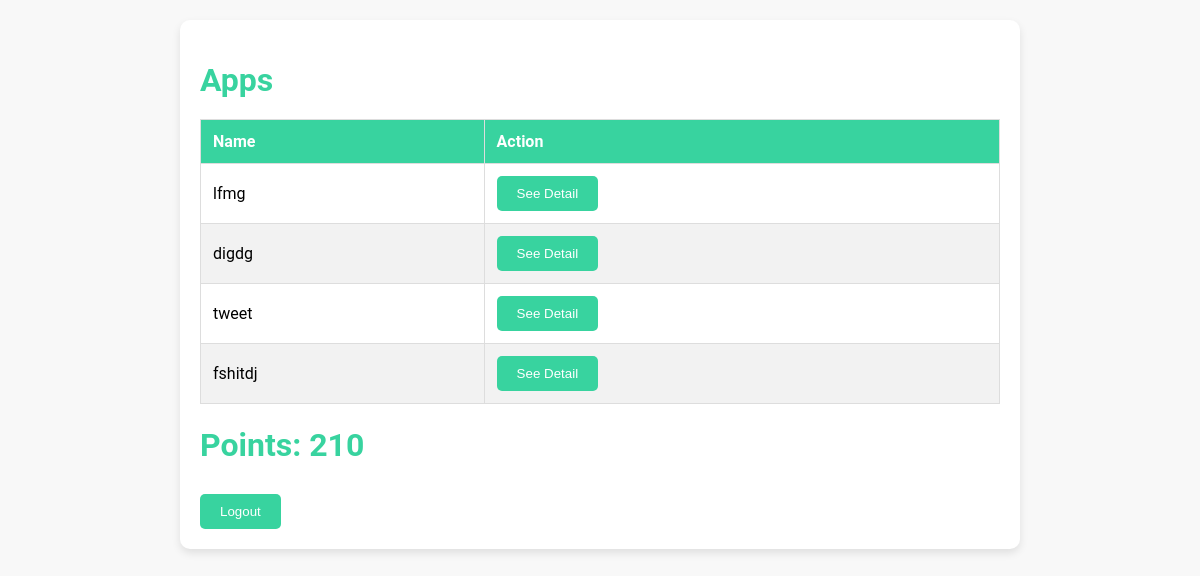
The app's page /profile (signed in) with its own data.
### account/models.py (models this page shows)
class Task(models.Model):
    name = models.CharField(max_length=30)
    points=models.IntegerField()
    image=models.ImageField(upload_to='images/', blank=True, null=True, default='default.jpg' )
    user=models.ForeignKey(User,on_delete=models.CASCADE)

### account/views.py (the view)
# urls.py: path('profile',views.profile,name='userprofile'),
def profile(request):
    task=Task.objects.filter(user=request.user)
    arr=[]
    points=0
    for x in task:
        print("here")
        flag=0
        for y in arr:
            if x.name in y:
                flag=1
                break
        if flag==1:
            continue
        else:
            points+=x.points
            arr.append([x.name,x.id])
    map={}
    map1={}
    for x in task:
        print(x.name)
        if(x.name in map1.keys()):
            continue
        else:
            map1[x.name]=[x.points]
    for x in task:
        print(x.name)
        if(x.name in map.keys()):
            map[x.name].append(x.image)
        else:
            map[x.name]=[x.image]
    return render(request, 'userprofile.html',{'task':arr,'points':points})

### templates/userprofile.html (shortened to what this page needs)
{% load static %}
<!DOCTYPE html>
<html lang="en">
  {% load static %}
<head>
    {% load static %}
    <link rel="stylesheet" href="{% static 'style.css' %}">
</head>
<body>
    <div class="container">
        <h1>Apps</h1>
        <table>
            <thead>
                <tr>
                    <th>Name</th>
                    <th colspan="2" id="mid">Action</th>
                </tr>
            </thead>
            <tbody>
                {% for x in task %}
                <tr>
                    <td>{{ x.0 }}</td>
                    <td>
                        {% if user.is_customer %}
                        <a href="profile/{{ x.1 }}">
                            <button>See Detail</button>
                        </a>
                        {% endif %}
                    </td>
                </tr>
                {% endfor %}
            </tbody>
        </table>
        <h1>Points: {{ points }}</h1>
        {% if user.is_admin or user.is_customer %}
        <div class="logout-button">
            <a href="/logout">
                <button>Logout</button>
            </a>
        </div>
        {% endif %}
    </div>
</body>
</html>

### static/style.css (style rules this page uses)
body { background-color: #f8f8f8 !important; }

### templates/userprofile.html (style rules this page uses)
body { font-family: 'Roboto', sans-serif; background-color: #f5f5f5; margin: 0; padding: 20px; display: flex; flex-direction: column; align-items: center; }
h1 { color: #38D39F; margin-bottom: 20px; }
.container { width: 100%; max-width: 800px; background: white; padding: 20px; border-radius: 10px; box-shadow: 0 4px 8px rgba(0, 0, 0, 0.1); }
table { width: 100%; border-collapse: collapse; margin-bottom: 20px; }
table, th, td { border: 1px solid #ddd; }
th, td { padding: 12px; text-align: left; }
th { background-color: #38D39F; color: white; }
tr:nth-child(even) { background-color: #f2f2f2; }
button { background-color: #38D39F; color: white; padding: 10px 20px; border: none; border-radius: 5px; cursor: pointer; transition: background-color 0.3s ease; }
.logout-button { display: inline-block; margin-top: 10px; }

### records on screen
Task: name "lfmg"
Task: name "digdg"
Task: name "tweet"
Task: name "fshitdj"

### other values on screen
{{ points }} "210"
